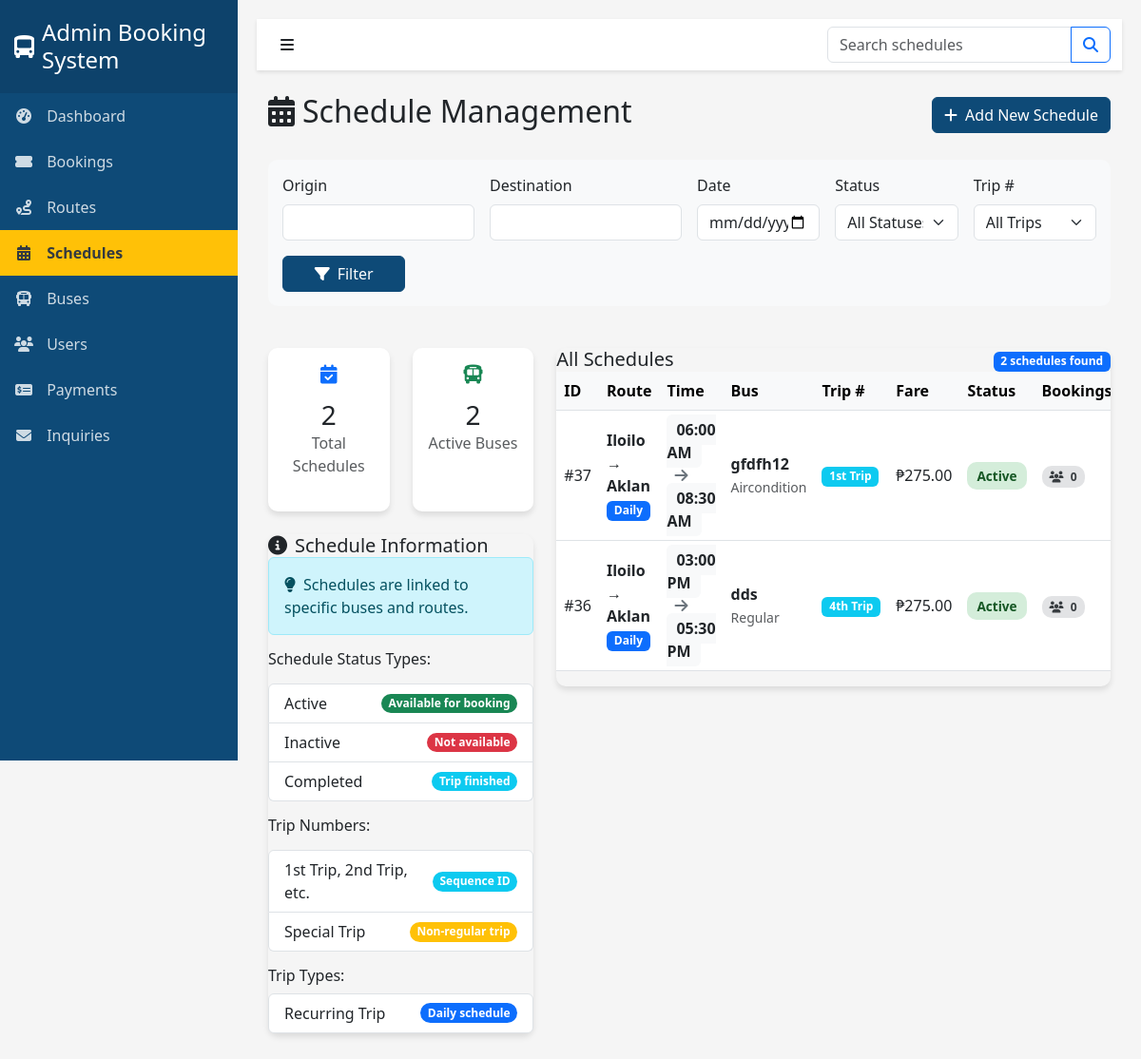
Before: /admin/tabs/schedules_admin.php with the older database file.
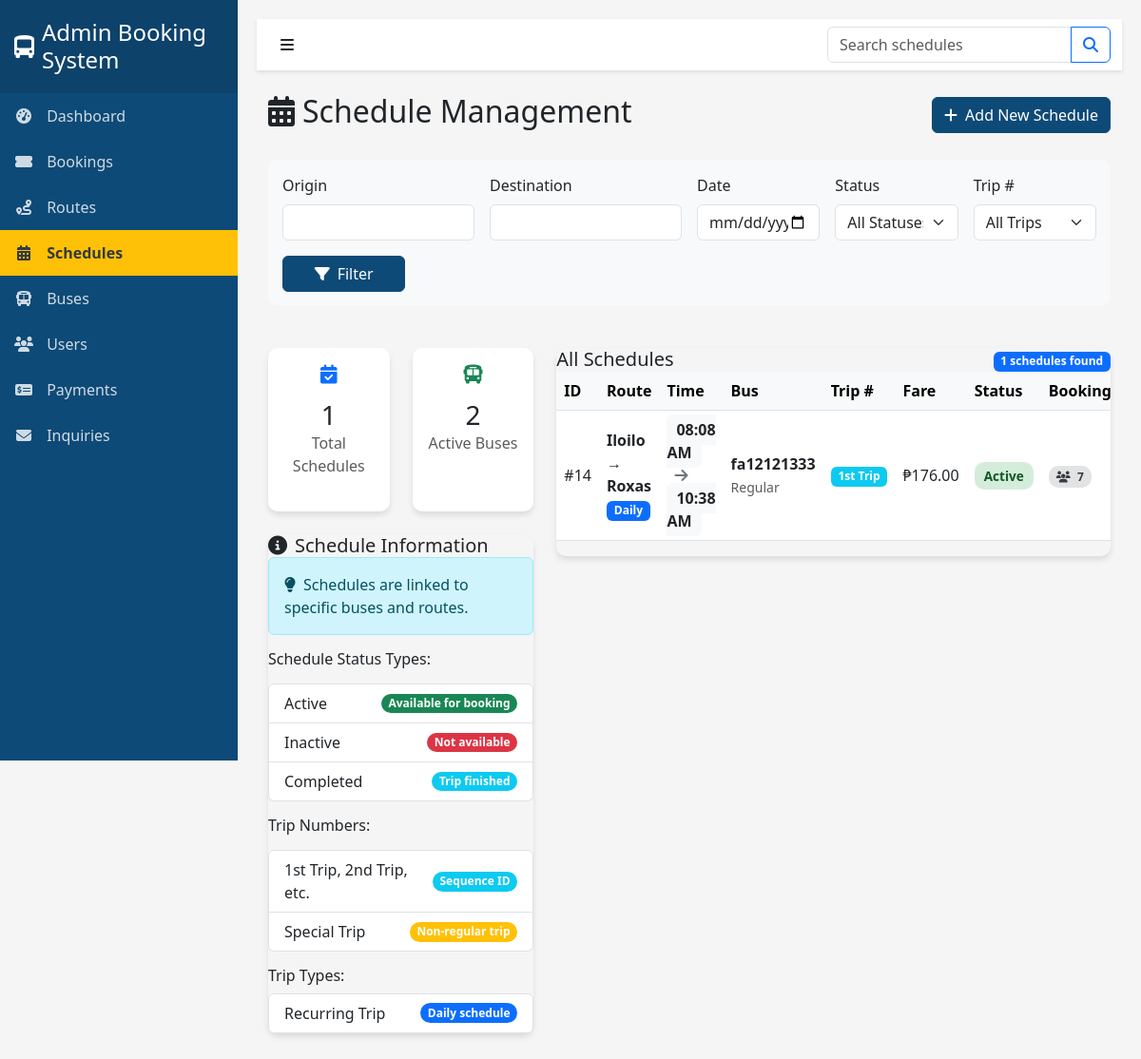
After: the same page with the newer database file.
### tables this page shows
CREATE TABLE `schedules` (
  `id` int(11) NOT NULL,
  `bus_id` int(11) NOT NULL,
  `origin` varchar(255) NOT NULL,
  `destination` varchar(255) NOT NULL,
  `departure_time` time NOT NULL,
  `arrival_time` time NOT NULL,
  `fare_amount` decimal(10,2) NOT NULL,
  `recurring` tinyint(1) NOT NULL DEFAULT 0,
  `trip_number` varchar(20) DEFAULT NULL,
  `status` varchar(20) NOT NULL DEFAULT 'active',
  `days_of_week` set('monday','tuesday','wednesday','thursday','friday','saturday','sunday') DEFAULT 'monday,tuesday,wednesday,thursday,friday,saturday,sunday',
  `effective_date` date DEFAULT NULL,
  `expiry_date` date DEFAULT NULL,
  `date` date DEFAULT NULL,
  `special_notes` text DEFAULT NULL,
  `created_at` timestamp NOT NULL DEFAULT current_timestamp(),
  `updated_at` timestamp NOT NULL DEFAULT current_timestamp() ON UPDATE current_timestamp()
);

CREATE TABLE `buses` (
  `id` int(11) NOT NULL,
  `bus_type` varchar(50) NOT NULL,
  `seat_capacity` int(11) NOT NULL,
  `plate_number` varchar(20) NOT NULL,
  `driver_name` varchar(100) NOT NULL,
  `conductor_name` varchar(100) NOT NULL,
  `status` enum('Active','Inactive','Under Maintenance') DEFAULT 'Active',
  `route_id` int(11) DEFAULT NULL,
  `route_name` varchar(255) NOT NULL,
  `origin` varchar(100) DEFAULT NULL,
  `destination` varchar(100) DEFAULT NULL,
  `bus_model` varchar(100) DEFAULT NULL,
  `year_manufactured` year(4) DEFAULT NULL,
  `last_maintenance` date DEFAULT NULL,
  `next_maintenance` date DEFAULT NULL,
  `fuel_type` enum('diesel','gasoline','electric','hybrid') DEFAULT 'diesel',
  `wifi_available` tinyint(1) DEFAULT 0,
  `charging_ports` tinyint(1) DEFAULT 0,
  `wheelchair_accessible` tinyint(1) DEFAULT 0,
  `created_at` timestamp NOT NULL DEFAULT current_timestamp(),
  `updated_at` timestamp NOT NULL DEFAULT current_timestamp() ON UPDATE current_timestamp()
);

### admin/tabs/schedules_admin.php (the view, shortened to what the changed rows need)
<?php
require_once "../../backend/connections/config.php";
$tableExists = $conn->query("SHOW TABLES LIKE 'bookings'");
$bookings_table_exists = $tableExists && $tableExists->num_rows > 0;
$selected_date = isset($_GET['filter_date']) ? $_GET['filter_date'] : date('Y-m-d');
$schedules = [];
try {
    $whereParams = [];
    $paramTypes = "";
    if ($bookings_table_exists) {
        $baseQuery = "SELECT s.*,
                     b.plate_number,
                     b.bus_type,
                     b.route_name,
                     (SELECT COUNT(*) FROM bookings WHERE bus_id = s.bus_id AND DATE(booking_date) = ?) as booking_count
                     FROM schedules s
                     JOIN buses b ON s.bus_id = b.id";
        array_unshift($whereParams, $selected_date);
        $paramTypes = "s" . $paramTypes;
    }
    $baseQuery .= " ORDER BY s.departure_time, s.origin, s.destination";
    if ($bookings_table_exists && !empty($whereParams)) {
        $stmt = $conn->prepare($baseQuery);
        $stmt->bind_param($paramTypes, ...$whereParams);
        $stmt->execute();
        $result = $stmt->get_result();
    } elseif (!$bookings_table_exists && !empty($whereParams) && !empty($paramTypes)) {
        $stmt = $conn->prepare($baseQuery);
        $stmt->bind_param($paramTypes, ...$whereParams);
        $stmt->execute();
        $result = $stmt->get_result();
    } else {
        $result = $conn->query($baseQuery);
    }
    if ($result) {
        while ($row = $result->fetch_assoc()) {
            $schedules[] = $row;
        }
    }
} catch (Exception $e) {
    $error_message = "Error fetching schedules data: " . $e->getMessage();
}
?>
<!DOCTYPE html>
<html lang="en">
<head>
    <link href="https://cdn.jsdelivr.net/npm/bootstrap@5.3.0-alpha1/dist/css/bootstrap.min.css" rel="stylesheet">
    <link rel="stylesheet" href="https://cdnjs.cloudflare.com/ajax/libs/font-awesome/6.1.1/css/all.min.css">
    <link href="../css/admin.css" rel="stylesheet">
</head>
<body>
    <div class="wrapper">
        <div class="content">
            <div class="container-fluid">
                <div class="d-flex justify-content-between align-items-center mb-4">
                    <h2><i class="fas fa-calendar-alt me-2"></i>Schedule Management</h2>
                </div>
                <div class="row">
                    <div class="col-md-4 mb-4">
                        <div class="row">
                            <div class="col-md-6 mb-4">
                                <div class="card h-100">
                                    <div class="card-body text-center">
                                        <h5 class="text-primary"><i class="fas fa-calendar-check mb-2"></i></h5>
                                        <h3 class="mb-0"><?php echo count($schedules); ?></h3>
                                        <p class="text-muted mb-0">Total Schedules</p>
                                    </div>
                                </div>
                            </div>
                        </div>
                    </div>
                    <div class="col-md-8">
                        <div class="card1">
                            <div class="card-header">
                                <div class="d-flex justify-content-between align-items-center">
                                    <div>
                                        <span class="badge bg-primary"><?php echo count($schedules); ?> schedules found</span>
                                    </div>
                                </div>
                            </div>
                            <div class="card-body">
                                <?php if (count($schedules) > 0): ?>
                                <div class="table-responsive">
                                    <table class="table table-hover align-middle">
                                        <thead>
                                            <tr>
                                                <th>ID</th>
                                                <th>Route</th>
                                                <th>Time</th>
                                                <th>Bus</th>
                                                <th>Trip #</th>
                                                <th>Fare</th>
                                                <th>Status</th>
                                                <th>Bookings</th>
                                            </tr>
                                        </thead>
                                        <tbody>
                                            <?php foreach ($schedules as $schedule): ?>
                                            <tr>
                                                <td>#<?php echo $schedule['id']; ?></td>
                                                <td>
                                                    <div class="fw-bold"><?php echo ucfirst(htmlspecialchars($schedule['origin'])); ?> → <?php echo ucfirst(htmlspecialchars($schedule['destination'])); ?></div>
                                                    <span class="badge bg-primary">Daily</span>
                                                </td>
                                                <td>
                                                    <span class="time-badge"><?php echo date('h:i A', strtotime($schedule['departure_time'])); ?></span>
                                                    <span class="time-arrow"><i class="fas fa-arrow-right"></i></span>
                                                    <span class="time-badge"><?php echo date('h:i A', strtotime($schedule['arrival_time'])); ?></span>
                                                </td>
                                                <td>
                                                    <div class="fw-bold"><?php echo htmlspecialchars($schedule['plate_number']); ?></div>
                                                    <small class="text-muted"><?php echo htmlspecialchars($schedule['bus_type']); ?></small>
                                                </td>
                                                <td>
                                                    <?php if (!empty($schedule['trip_number'])): ?>
                                                    <span class="badge bg-info"><?php echo htmlspecialchars($schedule['trip_number']); ?></span>
                                                    <?php else: ?>
                                                    <span class="text-muted">-</span>
                                                    <?php endif; ?>
                                                </td>
                                                <td>₱<?php echo number_format($schedule['fare_amount'], 2); ?></td>
                                                <td>
                                                    <?php if ($schedule['status'] === 'active'): ?>
                                                    <span class="schedule-status status-active"><?php echo ucfirst($schedule['status']); ?></span>
                                                    <?php elseif ($schedule['status'] === 'inactive'): ?>
                                                    <span class="schedule-status status-inactive"><?php echo ucfirst($schedule['status']); ?></span>
                                                    <?php else: ?>
                                                    <span class="schedule-status status-completed"><?php echo ucfirst($schedule['status']); ?></span>
                                                    <?php endif; ?>
                                                </td>
                                                <td>
                                                    <span class="booking-count-badge">
                                                        <i class="fas fa-users me-1"></i>
                                                        <?php echo $schedule['booking_count']; ?>
                                                    </span>
                                                </td>
                                            </tr>
                                            <?php endforeach; ?>
                                        </tbody>
                                    </table>
                                </div>
                                <?php else: ?>
                                <div class="alert alert-info">
                                    <i class="fas fa-info-circle me-2"></i>No schedules found. Add your first schedule using the "Add New Schedule" button.
                                </div>
                                <?php endif; ?>
                            </div>
                        </div>
                    </div>
                </div>
            </div>
        </div>
    </div>
</body>
</html>

Changed rows visible on the page:
removed schedules: id "37", origin "Iloilo", destination "Aklan", departure_time "06:00 AM", arrival_time "08:30 AM", bus.plate_number "gfdfh12", bus.bus_type "Aircondition", trip_number "1st Trip", fare_amount "275.00", status "Active", booking_count "0"
removed schedules: id "36", origin "Iloilo", destination "Aklan", departure_time "03:00 PM", arrival_time "05:30 PM", bus.plate_number "dds", bus.bus_type "Regular", trip_number "4th Trip", fare_amount "275.00", status "Active", booking_count "0"
added schedules: id "14", origin "Iloilo", destination "Roxas", departure_time "08:08 AM", arrival_time "10:38 AM", bus.plate_number "fa12121333", bus.bus_type "Regular", trip_number "1st Trip", fare_amount "176.00", status "Active", booking_count "7"
Other visible differences:
count($schedules): "2" → "1"
